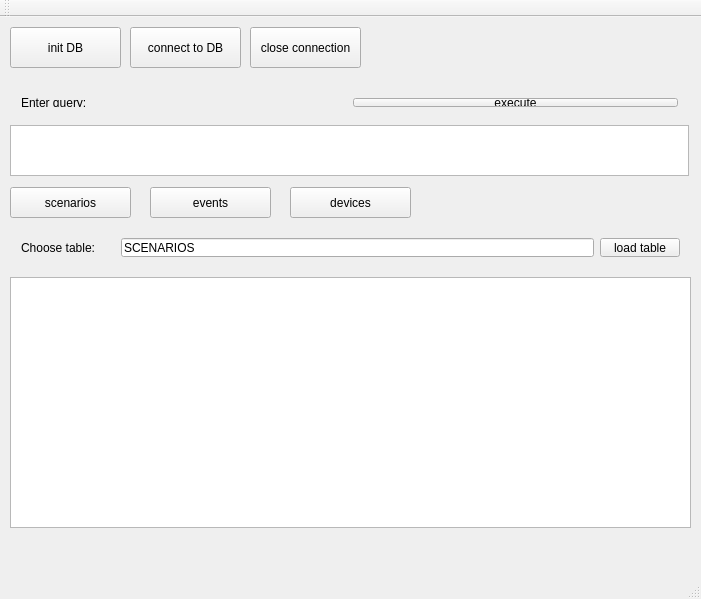
<?xml version="1.0" encoding="UTF-8"?>
<ui version="4.0">
 <class>MainWindow</class>
 <widget class="QMainWindow" name="MainWindow">
  <property name="geometry">
   <rect>
    <x>0</x>
    <y>0</y>
    <width>701</width>
    <height>599</height>
   </rect>
  </property>
  <property name="windowTitle">
   <string>Human behavior emulator</string>
  </property>
  <widget class="QWidget" name="centralWidget">
   <widget class="QTableView" name="resultTable">
    <property name="geometry">
     <rect>
      <x>10</x>
      <y>260</y>
      <width>681</width>
      <height>251</height>
     </rect>
    </property>
   </widget>
   <widget class="QWidget" name="layoutWidget">
    <property name="geometry">
     <rect>
      <x>10</x>
      <y>70</y>
      <width>679</width>
      <height>31</height>
     </rect>
    </property>
    <layout class="QHBoxLayout" name="horizontalLayout_2">
     <item>
      <widget class="QLabel" name="enterTableName_label">
       <property name="text">
        <string>Enter query: </string>
       </property>
      </widget>
     </item>
     <item>
      <widget class="QPushButton" name="execQuery_button">
       <property name="text">
        <string>execute</string>
       </property>
      </widget>
     </item>
    </layout>
   </widget>
   <widget class="QTextEdit" name="queryText_textEdit">
    <property name="geometry">
     <rect>
      <x>10</x>
      <y>108</y>
      <width>679</width>
      <height>51</height>
     </rect>
    </property>
   </widget>
   <widget class="QWidget" name="layoutWidget">
    <property name="geometry">
     <rect>
      <x>10</x>
      <y>210</y>
      <width>681</width>
      <height>41</height>
     </rect>
    </property>
    <layout class="QHBoxLayout" name="horizontalLayout">
     <item>
      <widget class="QLabel" name="chooseTable_label">
       <property name="text">
        <string>Choose table:      </string>
       </property>
      </widget>
     </item>
     <item>
      <widget class="QLineEdit" name="chooseTable_lineEdit">
       <property name="text">
        <string>SCENARIOS</string>
       </property>
      </widget>
     </item>
     <item>
      <widget class="QPushButton" name="pushButton">
       <property name="text">
        <string>load table</string>
       </property>
      </widget>
     </item>
    </layout>
   </widget>
   <widget class="QPushButton" name="configDev_button">
    <property name="geometry">
     <rect>
      <x>290</x>
      <y>170</y>
      <width>121</width>
      <height>31</height>
     </rect>
    </property>
    <property name="text">
     <string>devices</string>
    </property>
   </widget>
   <widget class="QPushButton" name="scenarios_but">
    <property name="geometry">
     <rect>
      <x>10</x>
      <y>170</y>
      <width>121</width>
      <height>31</height>
     </rect>
    </property>
    <property name="text">
     <string>scenarios</string>
    </property>
   </widget>
   <widget class="QPushButton" name="initDB_button">
    <property name="geometry">
     <rect>
      <x>10</x>
      <y>10</y>
      <width>111</width>
      <height>41</height>
     </rect>
    </property>
    <property name="text">
     <string>init DB</string>
    </property>
   </widget>
   <widget class="QPushButton" name="connect_button">
    <property name="geometry">
     <rect>
      <x>130</x>
      <y>10</y>
      <width>111</width>
      <height>41</height>
     </rect>
    </property>
    <property name="text">
     <string>connect to DB</string>
    </property>
   </widget>
   <widget class="QPushButton" name="close_button">
    <property name="geometry">
     <rect>
      <x>250</x>
      <y>10</y>
      <width>111</width>
      <height>41</height>
     </rect>
    </property>
    <property name="text">
     <string>close connection</string>
    </property>
   </widget>
   <widget class="QPushButton" name="events_button">
    <property name="geometry">
     <rect>
      <x>150</x>
      <y>170</y>
      <width>121</width>
      <height>31</height>
     </rect>
    </property>
    <property name="text">
     <string>events</string>
    </property>
   </widget>
  </widget>
  <widget class="QMenuBar" name="menuBar">
   <property name="geometry">
    <rect>
     <x>0</x>
     <y>0</y>
     <width>701</width>
     <height>17</height>
    </rect>
   </property>
  </widget>
  <widget class="QToolBar" name="mainToolBar">
   <property name="windowTitle">
    <string>Human behavior emulator</string>
   </property>
   <attribute name="toolBarArea">
    <enum>TopToolBarArea</enum>
   </attribute>
   <attribute name="toolBarBreak">
    <bool>false</bool>
   </attribute>
  </widget>
  <widget class="QStatusBar" name="statusBar"/>
 </widget>
 <layoutdefault spacing="6" margin="11"/>
 <resources/>
 <connections/>
</ui>
